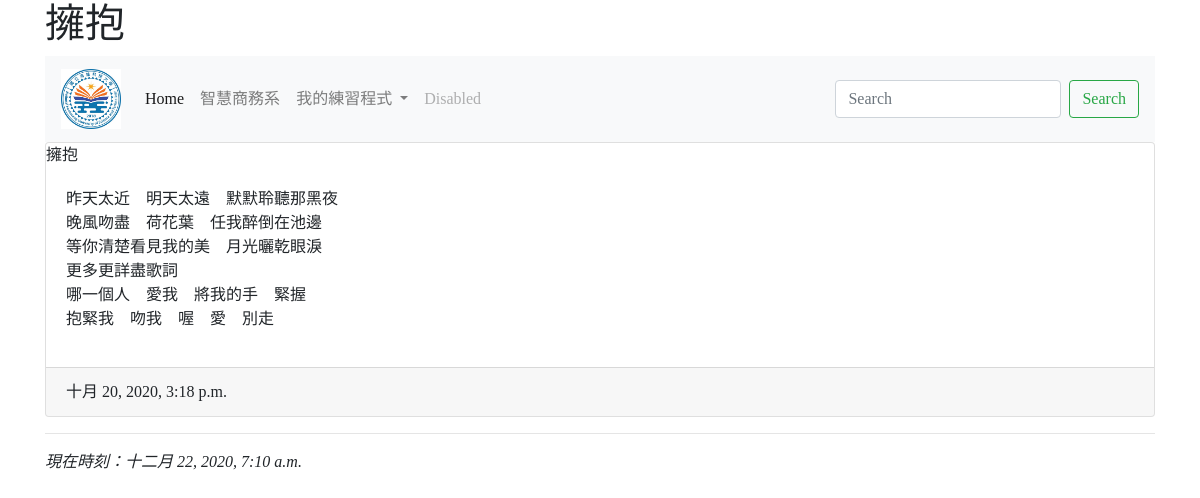
The page /post/五月天第一張專輯/ on the database its author committed.
### mysite/models.py (models this page shows, shortened)
class Post(models.Model):#一個資料表
    title = models.CharField(max_length=200)#標題 限制200字 charfield欄位格式
    slug = models.CharField(max_length=200)#自訂網址 限制200字
    body = models.TextField()#內容 textfield不預設發多少字
    pub_date = models.DateTimeField(default=timezone.now)#張貼時間
    class Meta:
        ordering = ('-pub_date',)#張貼日期遞減排序(最新放最上面)

### mysite/views.py (the view)
# urls.py: path('post/<str:slug>/',showpost),#定義post後面接的網址是字串，然後呼叫showpost
def showpost(request,slug):
    now=datetime.now()
    try:
        post=Post.objects.get(slug=slug)
        return render(request,"post.html",locals())
    except :
        return redirect("/")

### templates/post.html (shortened to what this page needs)
{%extends 'base.html' %}
{%block titlemessage %}
  <h1>{{post.title}}</h1>
{%endblock%}
{%block content%}
      <div class="card">
        <div class="card-harder">
            {{post.title}}
        </div>
        <div class="card-body">
            {{post.body | linebreaks}}
        </div>
        <div class="card-footer">
            {{post.pub_date}}
        </div>
      </div>
{%endblock%}

### templates/base.html (style rules this page uses)
body { font-family:微軟正黑體 }

### rows shown on the page
Post: title "擁抱", body "昨天太近 明天太遠 默默聆聽那黑夜 晚風吻盡 荷花葉 任我醉倒在池邊 等你清楚看見我的美 月光曬乾眼淚 更多更詳盡歌詞 哪一個人 愛我 將我的手 緊握 抱緊我 吻我 喔 愛 別走", pub_date "十月 20, 2020, 3:18 p.m."
